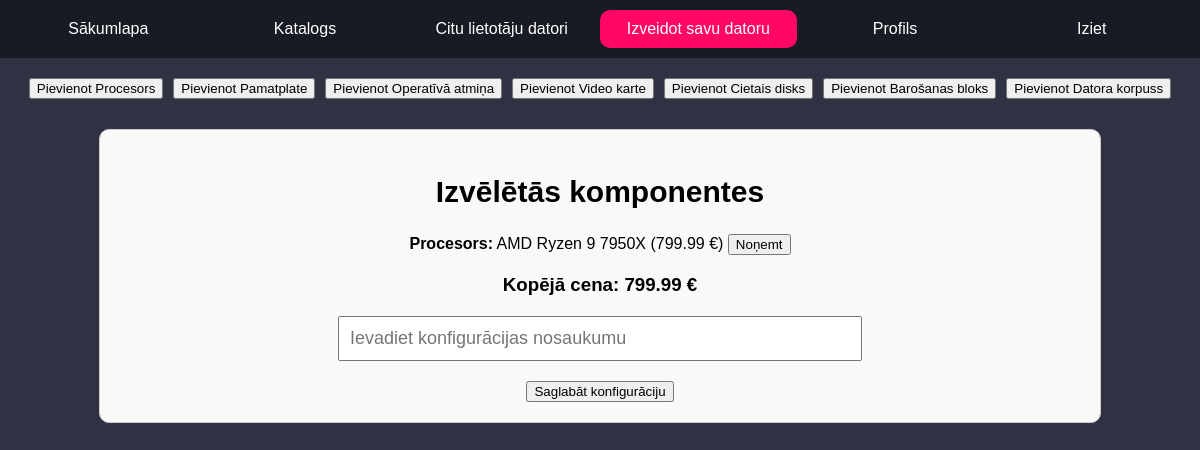
The app's page /datoru_pasaule/konfigurators.php?add=4 (signed in) with its own data.
### tables this page shows
CREATE TABLE `components` (
  `id` int(11) NOT NULL,
  `name` varchar(255) NOT NULL,
  `type` varchar(100) NOT NULL,
  `brand` varchar(100) NOT NULL,
  `price` float NOT NULL,
  `description` text DEFAULT NULL,
  `image_url` varchar(255) DEFAULT NULL,
  `is_public` tinyint(1) DEFAULT 1
);

### datoru_pasaule/konfigurators.php (the view, shortened to what this page needs)
<?php
include 'izvelne.php';
$connection = mysqli_connect("localhost", "root", "", "projekts_db");
$query = "SELECT DISTINCT type FROM components";
$category_result = mysqli_query($connection, $query);
if (isset($_GET['add'])) {
    $component_id = (int)$_GET['add'];
    $check_query = "SELECT * FROM components WHERE id = $component_id";
    $check_result = mysqli_query($connection, $check_query);
}
?>
<!DOCTYPE html>
<html lang="lv">
<head>
</head>
<body>
    <div class="filter-container">
        <?php while ($row = mysqli_fetch_assoc($category_result)) { ?>
            <a href="katalogs.php?category=<?php echo $row['type']; ?>&from=konfigurators">
                <button>Pievienot <?php echo ucfirst($row['type']); ?></button>
            </a>
        <?php } ?>
    </div>
    <div class="configuration">
        <h2 style="font-size: 30px">Izvēlētās komponentes</h2>
        <?php
if (isset($_SESSION['configuration']) && count($_SESSION['configuration']) > 0) {
    echo '<ul>';
    $total_price = 0;
    foreach ($_SESSION['configuration'] as $component) {
        echo '<li>';
        echo '<strong>' . htmlspecialchars($component['type']) . ':</strong> ';
        echo htmlspecialchars($component['name']) . ' (' . htmlspecialchars($component['price']) . ' €) ';
        echo '<a href="konfigurators.php?remove=' . $component['id'] . '">';
        echo '<button>Noņemt</button>';
        echo '</a>';
        echo '</li>';
        $total_price += $component['price'];
    }
    echo '</ul>';
    echo '<h3>Kopējā cena: ' . $total_price . ' €</h3>';
} else {
    echo '<p>Nav pievienotas komponentes.</p>';
}
?>
        <form method="POST">
            <input type="text" name="config_name" placeholder="Ievadiet konfigurācijas nosaukumu" required>
            <button type="submit" name="save_configuration">Saglabāt konfigurāciju</button>
        </form>
    </div>
</body>
</html>

### datoru_pasaule/konfigurators.php (style rules this page uses)
body { margin: 0; padding: 0; font-family: Arial, sans-serif; background-color: rgb(47, 50, 67); }
h2, h3, p { text-align: center; }
.filter-container { display: flex; justify-content: center; align-items: center; flex-wrap: wrap; gap: 10px; margin-bottom: 20px; margin-top: 20px; }
.configuration { margin-top: 30px; padding: 20px; border: 1px solid #ccc; width: 80%; max-width: 1000px; margin-left: auto; margin-right: auto; background-color: #f9f9f9; border-radius: 10px; }
.configuration ul { list-style-type: none; padding: 0; text-align: center; }
.configuration li { margin-bottom: 10px; text-align: center; }
form { display: flex; flex-direction: column; align-items: center; justify-content: center; margin-top: 20px; }
input[type="text"] { padding: 10px; font-size: 18px; width: 80%; max-width: 500px; margin-bottom: 20px; }

### records on screen
components: type "Procesors", name "AMD Ryzen 9 7950X", price "799.99"

### other values on screen
$row['type'] "Procesors"
$row['type'] "Pamatplate"
$row['type'] "Operatīvā atmiņa"
$row['type'] "Video karte"
$row['type'] "Cietais disks"
$row['type'] "Barošanas bloks"
$row['type'] "Datora korpuss"
$total_price "799.99"
